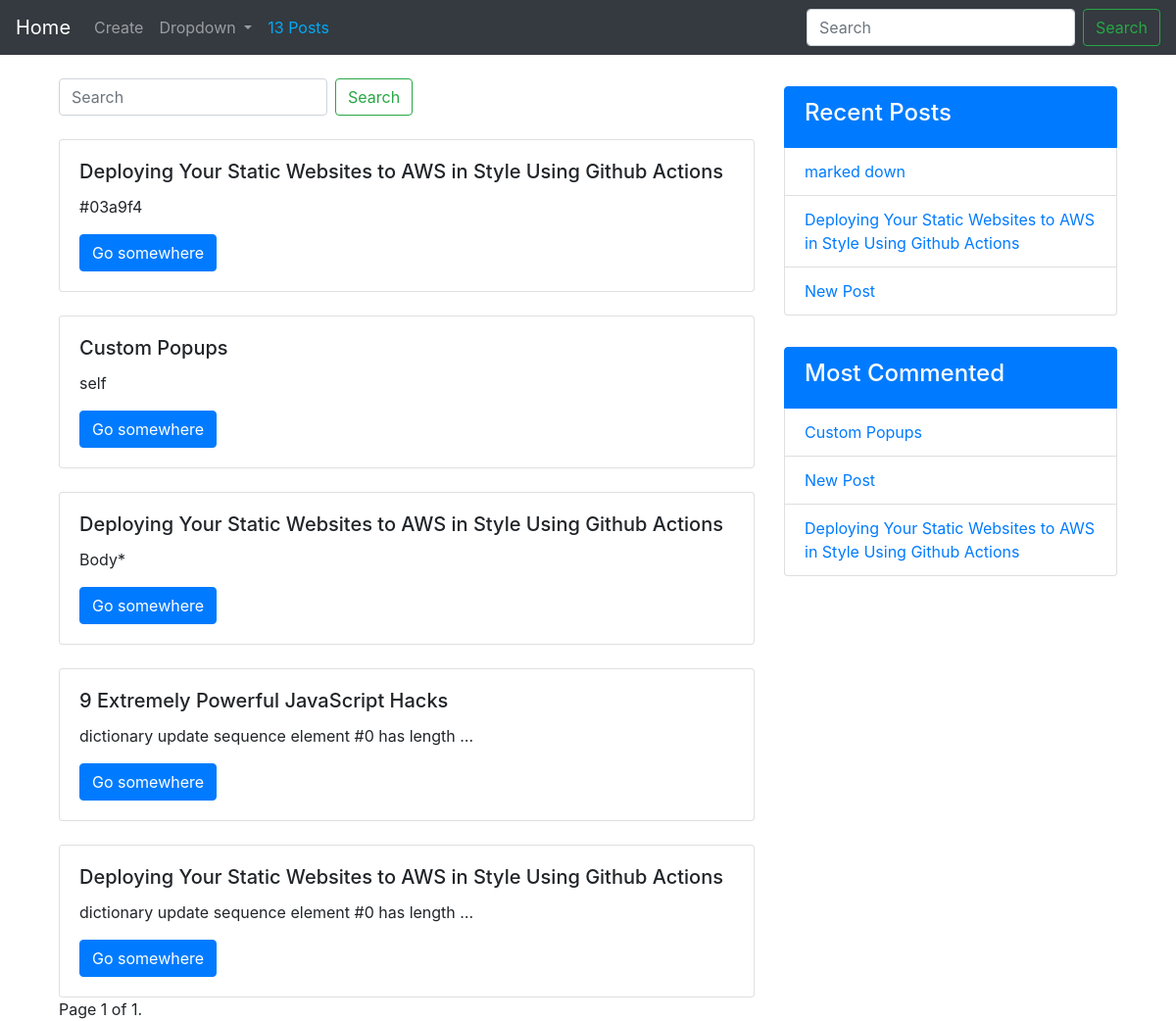
The app's page /tag/?tag=tag with its own data.
### blog/models.py (models this page shows, shortened)
class Post(models.Model):
  STATUS_CHOICES = (
    ('draft', 'Draft'),
    ('published', 'Published')
  )
  title = models.CharField(max_length=120)
  slug = models.SlugField(null=True, blank=True)
  author = models.ForeignKey(to=User, on_delete=models.CASCADE)
  body = models.TextField()
  publish = models.DateTimeField(default=timezone.now())
  created = models.DateTimeField(auto_now_add=True)
  updated = models.DateTimeField(auto_now=True)
  status = models.CharField(max_length=120, choices = STATUS_CHOICES)
  tag = models.ManyToManyField(to=Tag, related_name='tagged', blank=True, null=True)
  objects = models.Manager()
  published = PostModelManager()
  class Meta:
    ordering = ['-created']
  def __str__(self):
    return str(self.title)
  def get_absolute_url(self):
    return reverse('post:detail', kwargs={'slug':self.slug})

### blog/views.py (the view)
# urls.py: path('tag/', GetPostByTags.as_view(), name='tag'),
class GetPostByTags(ListView):
  template_name = 'post_list.html'
  context_object_name = 'posts'
  paginate_by = 5
  def get_queryset(self):
    tag = self.request.GET.get('tag')
    return Post.objects.filter(tag__tag=tag)
  def get_context_data(self, *args, **kwargs):
    context = super(GetPostByTags, self).get_context_data(*args, **kwargs)
    print(context)
    return context

### blog/models.py (called while the page is built)
  def get_queryset(self):
    qs = super(PostModelManager, self).get_queryset()
    return qs.filter(status='published')

### blog/templatetags/blog_tags.py (called while the page is built)
@register.simple_tag
def total_posts():
  return Post.published.count()

@register.inclusion_tag('recent.html')
def most_recent(post=3):
  context  = {"recent_posts": Post.published.all().order_by('-id')[:post]}
  return context

@register.simple_tag
def most_commented(count=3):
  qs = Post.published.annotate(total_comment=Count('comments')).order_by('-total_comment')[:count]
  return qs

### blog/templates/post_list.html (shortened to what this page needs)
{% extends 'base.html' %}
{% load blog_tags %}
{% block content %}
<div class="container">
  <div class="row">
    <div class="col-md-8">
      <form class="form-inline mt-4">
        <input class="form-control mr-sm-2" type="search" placeholder="Search" name="q" aria-label="Search">
        <button class="btn btn-outline-success my-2 my-sm-0" type="submit">Search</button>
      </form>
      {% for post in posts %}
      <div class="card mt-4" >
        <div class="card-body">
          <h5 class="card-title">{{post.title}}</h5>
          <p class="card-text">{{post.body|truncatechars:50}}</p>
          <a href="{{post.get_absolute_url}}" class="btn btn-primary">Go somewhere</a>
        </div>
      </div>
      {% endfor %}
      {% include 'pagination.html' with page=posts %}
    </div>
    <div class="col-md-4">
      {% most_recent %}
      <ul class="list-group mt-4">
        <li class="list-group-item active mt-2">
          <h4 class="">Most Commented</h4>
        </li>
        {% most_commented as qs %}
        {% for post in qs %}
        <li class="list-group-item">
          <a href="{{post.get_absolute_url}}">{{post.title}}</a>
        </li>
        {% endfor %}
      </ul>
    </div>
  </div>
</div>
{% endblock content %}

### blog/templates/recent.html
<ul class="list-group mt-4">
  <li class="list-group-item active mt-2">
    <h4 class="">Recent Posts</h4>
  </li>
  {% for post in recent_posts %}
  <li class="list-group-item">
    <a href="{{post.get_absolute_url}}">{{post.title}}</a>
  </li>
  {% endfor %}
</ul>

### records on screen
Post: title "Deploying Your Static Websites to AWS in Style Using Github Actions", body "#03a9f4"
Post: title "Custom Popups", body "self"
Post: title "Deploying Your Static Websites to AWS in Style Using Github Actions", body "Body*"
Post: title "9 Extremely Powerful JavaScript Hacks", body "dictionary update sequence element #0 has length …"
Post: title "Deploying Your Static Websites to AWS in Style Using Github Actions", body "dictionary update sequence element #0 has length …"
Post: title "marked down"
Post: title "New Post"
Post: title "Custom Popups"
Post: title "Deploying Your Static Websites to AWS in Style Using Github Actions"

### other values on screen
{{ page_obj.number }} "1"
{{ page_obj.paginator.num_pages }} "1"
